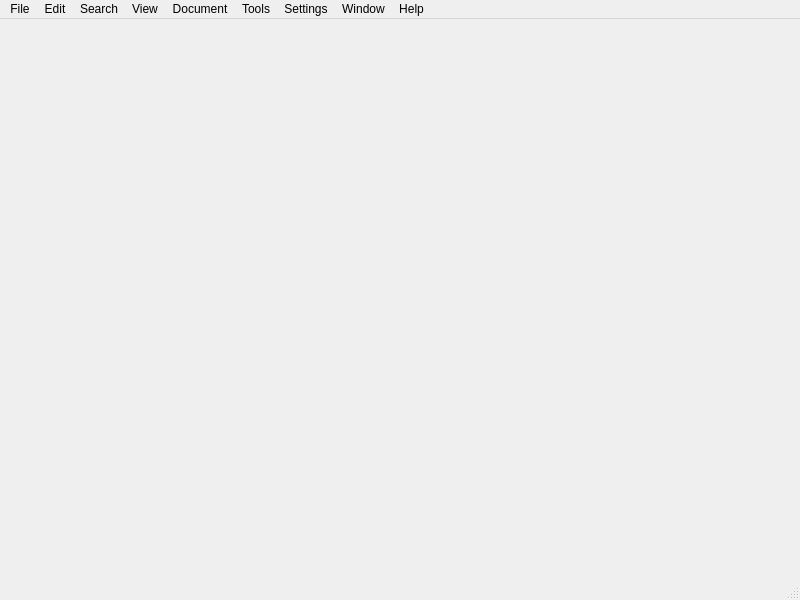
<?xml version="1.0" encoding="UTF-8"?>
<ui version="4.0">
 <class>MainWindow</class>
 <widget class="QMainWindow" name="MainWindow">
  <property name="geometry">
   <rect>
    <x>0</x>
    <y>0</y>
    <width>800</width>
    <height>600</height>
   </rect>
  </property>
  <property name="windowTitle">
   <string/>
  </property>
  <property name="iconSize">
   <size>
    <width>32</width>
    <height>32</height>
   </size>
  </property>
  <widget class="QWidget" name="centralwidget"/>
  <widget class="QMenuBar" name="menubar">
   <property name="geometry">
    <rect>
     <x>0</x>
     <y>0</y>
     <width>800</width>
     <height>22</height>
    </rect>
   </property>
   <widget class="QMenu" name="menuFile">
    <property name="title">
     <string>File</string>
    </property>
    <addaction name="actionNew"/>
    <addaction name="actionOpen"/>
    <addaction name="separator"/>
    <addaction name="actionOpen_PresetFolder"/>
    <addaction name="actionOpen_RecentFolder"/>
    <addaction name="actionOpen_RelatedFile"/>
    <addaction name="actionReload"/>
    <addaction name="separator"/>
    <addaction name="actionClose"/>
    <addaction name="actionClose_All"/>
    <addaction name="separator"/>
    <addaction name="actionSave"/>
    <addaction name="actionSave_As"/>
    <addaction name="actionSave_All"/>
    <addaction name="separator"/>
    <addaction name="actionPrint"/>
    <addaction name="actionPrint_Preview"/>
    <addaction name="actionPrint_Pdf"/>
    <addaction name="separator"/>
    <addaction name="actionExit"/>
   </widget>
   <widget class="QMenu" name="menuEdit">
    <property name="title">
     <string>Edit</string>
    </property>
    <widget class="QMenu" name="menuSelect">
     <property name="title">
      <string>Select</string>
     </property>
     <addaction name="actionSelect_All"/>
     <addaction name="actionSelect_Block"/>
     <addaction name="actionSelect_Line"/>
     <addaction name="actionSelect_Word"/>
    </widget>
    <widget class="QMenu" name="menuChange_Case">
     <property name="title">
      <string>Change Case</string>
     </property>
     <addaction name="actionCase_Upper"/>
     <addaction name="actionCase_Lower"/>
     <addaction name="actionCase_Cap"/>
    </widget>
    <widget class="QMenu" name="menuAdvanced">
     <property name="title">
      <string>Advanced</string>
     </property>
     <addaction name="actionIndent_Incr"/>
     <addaction name="actionIndent_Decr"/>
     <addaction name="separator"/>
     <addaction name="actionDelete_Line"/>
     <addaction name="actionDelete_EOL"/>
     <addaction name="actionDelete_ThroughEOL"/>
    </widget>
    <addaction name="actionUndo"/>
    <addaction name="actionRedo"/>
    <addaction name="separator"/>
    <addaction name="actionCut"/>
    <addaction name="actionCopy"/>
    <addaction name="actionPaste"/>
    <addaction name="separator"/>
    <addaction name="menuSelect"/>
    <addaction name="menuChange_Case"/>
    <addaction name="menuAdvanced"/>
    <addaction name="separator"/>
    <addaction name="actionInsert_Date"/>
    <addaction name="actionInsert_Time"/>
    <addaction name="actionInsert_Symbol"/>
    <addaction name="separator"/>
    <addaction name="actionColumn_Mode"/>
   </widget>
   <widget class="QMenu" name="menuSettings">
    <property name="title">
     <string>Settings</string>
    </property>
    <addaction name="actionColors"/>
    <addaction name="actionFonts"/>
    <addaction name="actionOptions"/>
    <addaction name="actionPresetFolders"/>
    <addaction name="actionPrintOptions"/>
    <addaction name="separator"/>
    <addaction name="actionMove_ConfigFile"/>
    <addaction name="actionSave_ConfigFile"/>
   </widget>
   <widget class="QMenu" name="menuHelp">
    <property name="title">
     <string>Help</string>
    </property>
    <addaction name="actionDiamond_Help"/>
    <addaction name="actionAbout"/>
   </widget>
   <widget class="QMenu" name="menuSearch">
    <property name="title">
     <string>Search</string>
    </property>
    <addaction name="actionFind"/>
    <addaction name="actionReplace"/>
    <addaction name="separator"/>
    <addaction name="actionFind_Next"/>
    <addaction name="actionFind_Prev"/>
    <addaction name="separator"/>
    <addaction name="actionAdv_Find"/>
    <addaction name="separator"/>
    <addaction name="actionGo_Line"/>
    <addaction name="actionGo_Column"/>
    <addaction name="actionGo_Top"/>
    <addaction name="actionGo_Bottom"/>
   </widget>
   <widget class="QMenu" name="menuView">
    <property name="title">
     <string>View</string>
    </property>
    <addaction name="actionLine_Highlight"/>
    <addaction name="actionLine_Numbers"/>
    <addaction name="actionWord_Wrap"/>
    <addaction name="separator"/>
    <addaction name="actionShow_Spaces"/>
    <addaction name="actionShow_Breaks"/>
    <addaction name="separator"/>
    <addaction name="actionDisplay_HTML"/>
    <addaction name="actionClipboard"/>
   </widget>
   <widget class="QMenu" name="menuDocument">
    <property name="title">
     <string>Document</string>
    </property>
    <widget class="QMenu" name="menuFile_Format">
     <property name="title">
      <string>File Format</string>
     </property>
     <addaction name="actionFormat_Unix"/>
     <addaction name="actionFormat_Win"/>
    </widget>
    <widget class="QMenu" name="menuSyntax_Type">
     <property name="title">
      <string>Syntax Type</string>
     </property>
     <addaction name="separator"/>
     <addaction name="actionSyn_C"/>
     <addaction name="actionSyn_CMake"/>
     <addaction name="actionSyn_Clipper"/>
     <addaction name="actionSyn_Css"/>
     <addaction name="actionSyn_Doxy"/>
     <addaction name="actionSyn_ErrorLog"/>
     <addaction name="actionSyn_Html"/>
     <addaction name="actionSyn_Java"/>
     <addaction name="actionSyn_Javascript"/>
     <addaction name="actionSyn_Json"/>
     <addaction name="actionSyn_Makefile"/>
     <addaction name="actionSyn_Nsis"/>
     <addaction name="actionSyn_Text"/>
     <addaction name="actionSyn_Shell"/>
     <addaction name="actionSyn_Perl"/>
     <addaction name="actionSyn_PHP"/>
     <addaction name="actionSyn_Python"/>
     <addaction name="actionSyn_Xml"/>
     <addaction name="separator"/>
     <addaction name="actionSyn_None"/>
    </widget>
    <addaction name="menuSyntax_Type"/>
    <addaction name="menuFile_Format"/>
    <addaction name="separator"/>
    <addaction name="actionFix_Tab_Spaces"/>
    <addaction name="actionFix_Spaces_Tab"/>
    <addaction name="separator"/>
    <addaction name="actionDeleteEOL_Spaces"/>
   </widget>
   <widget class="QMenu" name="menuWindow">
    <property name="title">
     <string>Window</string>
    </property>
    <addaction name="actionTab_New"/>
    <addaction name="actionTab_Close"/>
    <addaction name="separator"/>
    <addaction name="actionSplit_Horizontal"/>
    <addaction name="actionSplit_Vertical"/>
   </widget>
   <widget class="QMenu" name="menuTools">
    <property name="title">
     <string>Tools</string>
    </property>
    <addaction name="actionMacro_Start"/>
    <addaction name="actionMacro_Stop"/>
    <addaction name="actionMacro_Play"/>
    <addaction name="separator"/>
    <addaction name="actionMacro_Load"/>
    <addaction name="actionMacro_EditNames"/>
    <addaction name="separator"/>
    <addaction name="actionSpell_Check"/>
    <addaction name="actionAstyle"/>
   </widget>
   <addaction name="menuFile"/>
   <addaction name="menuEdit"/>
   <addaction name="menuSearch"/>
   <addaction name="menuView"/>
   <addaction name="menuDocument"/>
   <addaction name="menuTools"/>
   <addaction name="menuSettings"/>
   <addaction name="menuWindow"/>
   <addaction name="menuHelp"/>
  </widget>
  <widget class="QStatusBar" name="statusbar"/>
  <action name="actionNew">
   <property name="text">
    <string>New</string>
   </property>
   <property name="toolTip">
    <string>New file in Current Tab</string>
   </property>
  </action>
  <action name="actionOpen">
   <property name="text">
    <string>Open...</string>
   </property>
   <property name="toolTip">
    <string>Open File</string>
   </property>
  </action>
  <action name="actionSave">
   <property name="text">
    <string>Save </string>
   </property>
   <property name="toolTip">
    <string>Save File</string>
   </property>
  </action>
  <action name="actionSave_As">
   <property name="text">
    <string>Save As...</string>
   </property>
   <property name="toolTip">
    <string>Save File with new Name</string>
   </property>
  </action>
  <action name="actionClose">
   <property name="text">
    <string>Close</string>
   </property>
   <property name="toolTip">
    <string>Close File</string>
   </property>
  </action>
  <action name="actionCut">
   <property name="text">
    <string>Cut</string>
   </property>
  </action>
  <action name="actionCopy">
   <property name="text">
    <string>Copy</string>
   </property>
   <property name="toolTip">
    <string>Copy</string>
   </property>
  </action>
  <action name="actionPaste">
   <property name="text">
    <string>Paste</string>
   </property>
  </action>
  <action name="actionColors">
   <property name="text">
    <string>Colors</string>
   </property>
   <property name="toolTip">
    <string>Set Colors</string>
   </property>
  </action>
  <action name="actionAbout">
   <property name="text">
    <string>About</string>
   </property>
   <property name="toolTip">
    <string>About Diamond Editor</string>
   </property>
  </action>
  <action name="actionDiamond_Help">
   <property name="text">
    <string>Diamond Help</string>
   </property>
  </action>
  <action name="actionTab_New">
   <property name="text">
    <string>New Tab</string>
   </property>
  </action>
  <action name="actionMacro_Start">
   <property name="text">
    <string>Begin Macro Recording</string>
   </property>
   <property name="toolTip">
    <string>Begin Recording Macro</string>
   </property>
  </action>
  <action name="actionMacro_Stop">
   <property name="text">
    <string>End Macro Recording</string>
   </property>
   <property name="toolTip">
    <string>End Recording Macro</string>
   </property>
  </action>
  <action name="actionMacro_Play">
   <property name="text">
    <string>Play Macro</string>
   </property>
  </action>
  <action name="actionFonts">
   <property name="text">
    <string>Fonts</string>
   </property>
  </action>
  <action name="actionFormat_Win">
   <property name="text">
    <string>Windows Format (CR/LF)</string>
   </property>
  </action>
  <action name="actionFormat_Unix">
   <property name="text">
    <string>Unix Format (LF Only)</string>
   </property>
  </action>
  <action name="actionFormat_Mac">
   <property name="text">
    <string>Mac (old) Format (CR Only)</string>
   </property>
  </action>
  <action name="actionSyn_C">
   <property name="text">
    <string>C / C++</string>
   </property>
  </action>
  <action name="actionSyn_Perl">
   <property name="text">
    <string>Perl</string>
   </property>
  </action>
  <action name="actionSyn_Css">
   <property name="text">
    <string>CSS</string>
   </property>
  </action>
  <action name="actionSyn_Text">
   <property name="text">
    <string>Plain Text</string>
   </property>
  </action>
  <action name="actionSyn_Default">
   <property name="text">
    <string>Default</string>
   </property>
  </action>
  <action name="actionSyn_Html">
   <property name="text">
    <string>HTML</string>
   </property>
  </action>
  <action name="actionSyn_Doxy">
   <property name="text">
    <string>DoxyPress</string>
   </property>
  </action>
  <action name="actionSyn_Java">
   <property name="text">
    <string>Java </string>
   </property>
  </action>
  <action name="actionSyn_Makefile">
   <property name="text">
    <string>Makefile</string>
   </property>
  </action>
  <action name="actionSyn_Shell">
   <property name="text">
    <string>Shell Script</string>
   </property>
  </action>
  <action name="actionSyn_Javascript">
   <property name="text">
    <string>JavaScript</string>
   </property>
  </action>
  <action name="actionClose_All">
   <property name="text">
    <string>Close All</string>
   </property>
   <property name="toolTip">
    <string>Close all open Files</string>
   </property>
  </action>
  <action name="actionReload">
   <property name="text">
    <string>Reload</string>
   </property>
   <property name="toolTip">
    <string>Reload current File</string>
   </property>
   <property name="shortcutContext">
    <enum>Qt::WindowShortcut</enum>
   </property>
  </action>
  <action name="actionSave_All">
   <property name="text">
    <string>Save All</string>
   </property>
   <property name="toolTip">
    <string>Save all open Files</string>
   </property>
  </action>
  <action name="actionPrint">
   <property name="text">
    <string>Print</string>
   </property>
  </action>
  <action name="actionPrint_Preview">
   <property name="text">
    <string>Print Preview</string>
   </property>
  </action>
  <action name="actionPrint_Pdf">
   <property name="text">
    <string>Print Pdf</string>
   </property>
  </action>
  <action name="actionExit">
   <property name="text">
    <string>Exit</string>
   </property>
   <property name="toolTip">
    <string>Exit Diamond Editor</string>
   </property>
  </action>
  <action name="actionUndo">
   <property name="text">
    <string>Undo</string>
   </property>
  </action>
  <action name="actionRedo">
   <property name="text">
    <string>Redo</string>
   </property>
  </action>
  <action name="actionInsert_Date">
   <property name="text">
    <string>Insert Date</string>
   </property>
  </action>
  <action name="actionColumn_Mode">
   <property name="text">
    <string>Column Mode</string>
   </property>
  </action>
  <action name="actionFind">
   <property name="text">
    <string>Find...</string>
   </property>
  </action>
  <action name="actionReplace">
   <property name="text">
    <string>Replace...</string>
   </property>
  </action>
  <action name="actionFind_Next">
   <property name="text">
    <string>Find Next</string>
   </property>
  </action>
  <action name="actionFind_Prev">
   <property name="text">
    <string>Find Previous</string>
   </property>
  </action>
  <action name="actionAdv_Find">
   <property name="text">
    <string>Advanced Find...</string>
   </property>
  </action>
  <action name="actionGo_Line">
   <property name="text">
    <string>Go to Line</string>
   </property>
  </action>
  <action name="actionGo_Column">
   <property name="text">
    <string>Go to Column</string>
   </property>
  </action>
  <action name="actionLine_Numbers">
   <property name="checkable">
    <bool>false</bool>
   </property>
   <property name="text">
    <string>Line Numbers</string>
   </property>
   <property name="toolTip">
    <string>Show Line Numbers</string>
   </property>
  </action>
  <action name="actionOptions">
   <property name="text">
    <string>Options / Hot Keys</string>
   </property>
   <property name="toolTip">
    <string>Configure Options</string>
   </property>
  </action>
  <action name="actionSpell_Check">
   <property name="text">
    <string>Spell Check</string>
   </property>
  </action>
  <action name="actionShow_Tabs">
   <property name="text">
    <string>Show Tabs *</string>
   </property>
  </action>
  <action name="actionShow_Breaks">
   <property name="text">
    <string>Show Line Breaks</string>
   </property>
  </action>
  <action name="actionShow_Spaces">
   <property name="text">
    <string>Show Tab &amp;&amp; Spaces</string>
   </property>
  </action>
  <action name="actionShow_Spaces_EOL">
   <property name="text">
    <string>Show Spaces EOL *</string>
   </property>
   <property name="toolTip">
    <string>Show Spaces at end of line</string>
   </property>
  </action>
  <action name="actionFix_Tab_Spaces">
   <property name="text">
    <string>Convert Tabs to Spaces</string>
   </property>
  </action>
  <action name="actionFix_Spaces_Tab">
   <property name="text">
    <string>Convert Spaces to Tabs</string>
   </property>
  </action>
  <action name="actionDeleteEOL_Spaces">
   <property name="text">
    <string>Remove Trailing Spaces</string>
   </property>
   <property name="toolTip">
    <string>Remove Trailing Spaces at end of line</string>
   </property>
  </action>
  <action name="actionTab_Close">
   <property name="text">
    <string>Close Tab</string>
   </property>
  </action>
  <action name="actionSelect_Macro">
   <property name="text">
    <string>Select Macro</string>
   </property>
  </action>
  <action name="actionLine_Highlight">
   <property name="text">
    <string>Line Highlight</string>
   </property>
   <property name="toolTip">
    <string>Highlight current line</string>
   </property>
  </action>
  <action name="actionGo_Top">
   <property name="text">
    <string>Go Top</string>
   </property>
   <property name="toolTip">
    <string>Go to the top of the file</string>
   </property>
  </action>
  <action name="actionSelect_All">
   <property name="text">
    <string>All</string>
   </property>
  </action>
  <action name="actionSelect_Line">
   <property name="text">
    <string>Line</string>
   </property>
  </action>
  <action name="actionCase_Upper">
   <property name="text">
    <string>Upper Case</string>
   </property>
  </action>
  <action name="actionCase_Lower">
   <property name="text">
    <string>Lower Case</string>
   </property>
  </action>
  <action name="actionCase_Cap">
   <property name="text">
    <string>Capitalize</string>
   </property>
  </action>
  <action name="actionInsert_Symbol">
   <property name="text">
    <string>Insert Symbol</string>
   </property>
  </action>
  <action name="actionIndent_Incr">
   <property name="text">
    <string>Increase Indent</string>
   </property>
  </action>
  <action name="actionIndent_Decr">
   <property name="text">
    <string>Decrease Indent</string>
   </property>
  </action>
  <action name="actionSelect_Block">
   <property name="text">
    <string>Block</string>
   </property>
  </action>
  <action name="actionSelect_Word">
   <property name="text">
    <string>Word</string>
   </property>
  </action>
  <action name="actionSyn_Clipper">
   <property name="text">
    <string>Clipper</string>
   </property>
  </action>
  <action name="actionInsert_Time">
   <property name="text">
    <string>Insert Time</string>
   </property>
  </action>
  <action name="actionSyn_Json">
   <property name="text">
    <string>Json</string>
   </property>
  </action>
  <action name="actionSyn_Python">
   <property name="text">
    <string>Python</string>
   </property>
  </action>
  <action name="actionSyn_PHP">
   <property name="text">
    <string>PHP</string>
   </property>
  </action>
  <action name="actionJoin_Lines">
   <property name="text">
    <string>Join Lines</string>
   </property>
  </action>
  <action name="actionSplit_Lines">
   <property name="text">
    <string>Split Lines</string>
   </property>
  </action>
  <action name="actionSyn_None">
   <property name="text">
    <string>None</string>
   </property>
  </action>
  <action name="actionMacro_Load">
   <property name="text">
    <string>Load Macro</string>
   </property>
  </action>
  <action name="actionMacro_SelectPlay">
   <property name="text">
    <string>Play Saved Macro</string>
   </property>
  </action>
  <action name="actionGo_Bottom">
   <property name="text">
    <string>Go Bottom</string>
   </property>
  </action>
  <action name="actionWord_Wrap">
   <property name="text">
    <string>Word Wrap</string>
   </property>
  </action>
  <action name="actionDisplay_HTML">
   <property name="text">
    <string>Display as HTML</string>
   </property>
  </action>
  <action name="actionSyn_Nsis">
   <property name="text">
    <string>Nsis</string>
   </property>
  </action>
  <action name="actionSave_Current_Macro">
   <property name="text">
    <string>Save Current Macro</string>
   </property>
  </action>
  <action name="actionDelete_EOL">
   <property name="text">
    <string>Delete to End of Line</string>
   </property>
  </action>
  <action name="actionPrintOptions">
   <property name="text">
    <string>Print Options</string>
   </property>
  </action>
  <action name="actionMacro_EditNames">
   <property name="text">
    <string>Edit Macro Names</string>
   </property>
  </action>
  <action name="actionOpen_RecentFolder">
   <property name="text">
    <string>Open From Recent Folder</string>
   </property>
  </action>
  <action name="actionDelete_Line">
   <property name="text">
    <string>Delete Line</string>
   </property>
  </action>
  <action name="actionSplit_Vertical">
   <property name="text">
    <string>Split Vertical</string>
   </property>
  </action>
  <action name="actionSplit_Horizontal">
   <property name="text">
    <string>Split Horizontal</string>
   </property>
  </action>
  <action name="actionMove_ConfigFile">
   <property name="text">
    <string>Move Configuration File</string>
   </property>
  </action>
  <action name="actionSave_ConfigFile">
   <property name="text">
    <string>Save Configuration File</string>
   </property>
  </action>
  <action name="actionOpen_RelatedFile">
   <property name="text">
    <string>Open Related Files</string>
   </property>
   <property name="toolTip">
    <string>Open Related Files</string>
   </property>
  </action>
  <action name="actionOpen_PresetFolder">
   <property name="text">
    <string>Open From Preset Folder</string>
   </property>
  </action>
  <action name="actionPresetFolders">
   <property name="text">
    <string>Preset Folders</string>
   </property>
  </action>
  <action name="actionSyn_ErrorLog">
   <property name="text">
    <string>Error Log</string>
   </property>
  </action>
  <action name="actionSyn_CMake">
   <property name="text">
    <string>CMake</string>
   </property>
  </action>
  <action name="actionSyn_Xml">
   <property name="text">
    <string>XML</string>
   </property>
  </action>
  <action name="actionDelete_ThroughEOL">
   <property name="text">
    <string>Delete through End of Line</string>
   </property>
  </action>
  <action name="actionClipboard">
   <property name="text">
    <string>Clipboard</string>
   </property>
  </action>
  <action name="actionAstyle">
   <property name="text">
    <string>Astyle</string>
   </property>
  </action>
 </widget>
 <resources/>
 <connections/>
</ui>
